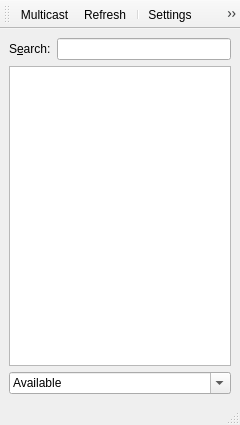
<?xml version="1.0" encoding="UTF-8"?>
<ui version="4.0">
 <class>MainWindow</class>
 <widget class="QMainWindow" name="MainWindow">
  <property name="geometry">
   <rect>
    <x>0</x>
    <y>0</y>
    <width>240</width>
    <height>425</height>
   </rect>
  </property>
  <property name="windowTitle">
   <string>Qommunicate</string>
  </property>
  <property name="windowIcon">
   <iconset resource="icons.qrc">
    <normaloff>:/newPrefix/icons/48x48/qommunicate.png</normaloff>:/newPrefix/icons/48x48/qommunicate.png</iconset>
  </property>
  <widget class="QWidget" name="centralwidget">
   <layout class="QVBoxLayout" name="verticalLayout_2">
    <item>
     <layout class="QVBoxLayout" name="verticalLayout">
      <property name="sizeConstraint">
       <enum>QLayout::SetNoConstraint</enum>
      </property>
      <item>
       <layout class="QHBoxLayout" name="horizontalLayout">
        <item>
         <widget class="QLabel" name="memberSearchLabel">
          <property name="text">
           <string>S&amp;earch:</string>
          </property>
          <property name="textFormat">
           <enum>Qt::AutoText</enum>
          </property>
          <property name="scaledContents">
           <bool>false</bool>
          </property>
          <property name="buddy">
           <cstring>searchEdit</cstring>
          </property>
         </widget>
        </item>
        <item>
         <widget class="QLineEdit" name="searchEdit">
          <property name="inputMask">
           <string/>
          </property>
          <property name="text">
           <string/>
          </property>
          <property name="maxLength">
           <number>32767</number>
          </property>
         </widget>
        </item>
       </layout>
      </item>
      <item>
       <widget class="QTreeView" name="memberTree">
        <property name="animated">
         <bool>true</bool>
        </property>
       </widget>
      </item>
      <item>
       <widget class="QComboBox" name="statusCombo">
        <property name="toolTip">
         <string>Set Status</string>
        </property>
        <property name="editable">
         <bool>true</bool>
        </property>
        <property name="duplicatesEnabled">
         <bool>true</bool>
        </property>
        <item>
         <property name="text">
          <string>Available</string>
         </property>
        </item>
        <item>
         <property name="text">
          <string>Stepped out</string>
         </property>
        </item>
       </widget>
      </item>
     </layout>
    </item>
   </layout>
  </widget>
  <widget class="QStatusBar" name="statusbar"/>
  <widget class="QToolBar" name="toolBar">
   <property name="windowTitle">
    <string>toolBar</string>
   </property>
   <property name="iconSize">
    <size>
     <width>32</width>
     <height>32</height>
    </size>
   </property>
   <attribute name="toolBarArea">
    <enum>TopToolBarArea</enum>
   </attribute>
   <attribute name="toolBarBreak">
    <bool>false</bool>
   </attribute>
   <addaction name="actionMulticast"/>
   <addaction name="actionRefresh"/>
   <addaction name="separator"/>
   <addaction name="action_Settings"/>
   <addaction name="action_About"/>
   <addaction name="actionQuit"/>
  </widget>
  <action name="action_Settings">
   <property name="icon">
    <iconset resource="icons.qrc">
     <normaloff>:/newPrefix/icons/configure.png</normaloff>:/newPrefix/icons/configure.png</iconset>
   </property>
   <property name="text">
    <string>&amp;Settings</string>
   </property>
   <property name="shortcut">
    <string>Ctrl+S</string>
   </property>
   <property name="menuRole">
    <enum>QAction::PreferencesRole</enum>
   </property>
  </action>
  <action name="actionMulticast">
   <property name="icon">
    <iconset resource="icons.qrc">
     <normaloff>:/newPrefix/icons/broadcast.png</normaloff>:/newPrefix/icons/broadcast.png</iconset>
   </property>
   <property name="text">
    <string>&amp;Multicast</string>
   </property>
   <property name="toolTip">
    <string>Multicast message</string>
   </property>
   <property name="shortcut">
    <string>Ctrl+M</string>
   </property>
  </action>
  <action name="actionQuit">
   <property name="icon">
    <iconset resource="icons.qrc">
     <normaloff>:/newPrefix/icons/application-exit.png</normaloff>:/newPrefix/icons/application-exit.png</iconset>
   </property>
   <property name="text">
    <string>&amp;Quit</string>
   </property>
   <property name="shortcut">
    <string>Ctrl+Q</string>
   </property>
   <property name="menuRole">
    <enum>QAction::QuitRole</enum>
   </property>
  </action>
  <action name="action_About">
   <property name="icon">
    <iconset resource="icons.qrc">
     <normaloff>:/newPrefix/icons/help-about.png</normaloff>:/newPrefix/icons/help-about.png</iconset>
   </property>
   <property name="text">
    <string>&amp;About</string>
   </property>
   <property name="menuRole">
    <enum>QAction::AboutRole</enum>
   </property>
  </action>
  <action name="actionRefresh">
   <property name="icon">
    <iconset resource="icons.qrc">
     <normaloff>:/newPrefix/icons/view-reload.png</normaloff>:/newPrefix/icons/view-reload.png</iconset>
   </property>
   <property name="text">
    <string>Refresh</string>
   </property>
   <property name="toolTip">
    <string>Refresh Peers</string>
   </property>
   <property name="shortcut">
    <string>F5</string>
   </property>
  </action>
 </widget>
 <resources>
  <include location="icons.qrc"/>
 </resources>
 <connections/>
 <slots>
  <slot>updateAwayStatus(QString)</slot>
 </slots>
</ui>
